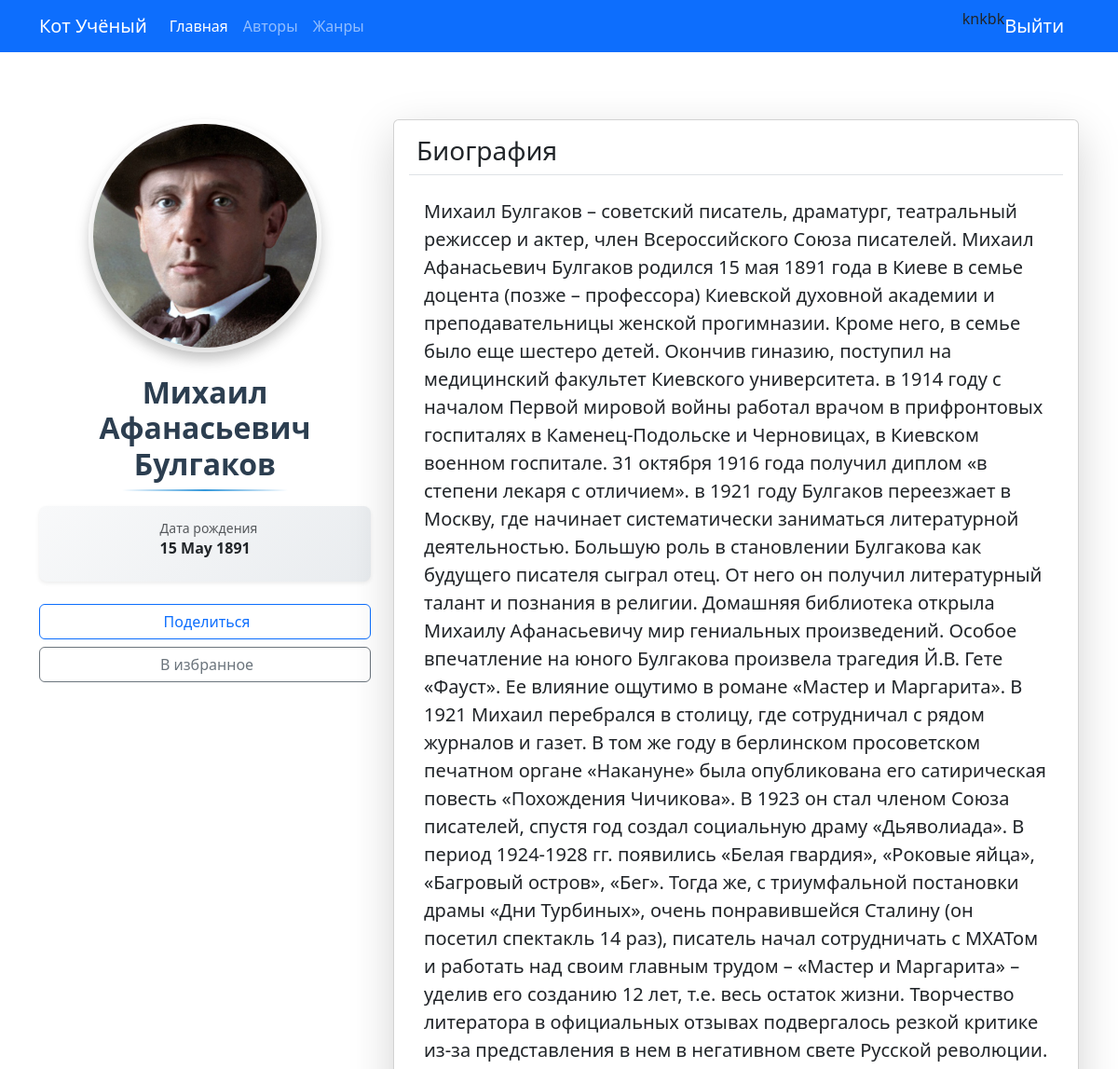
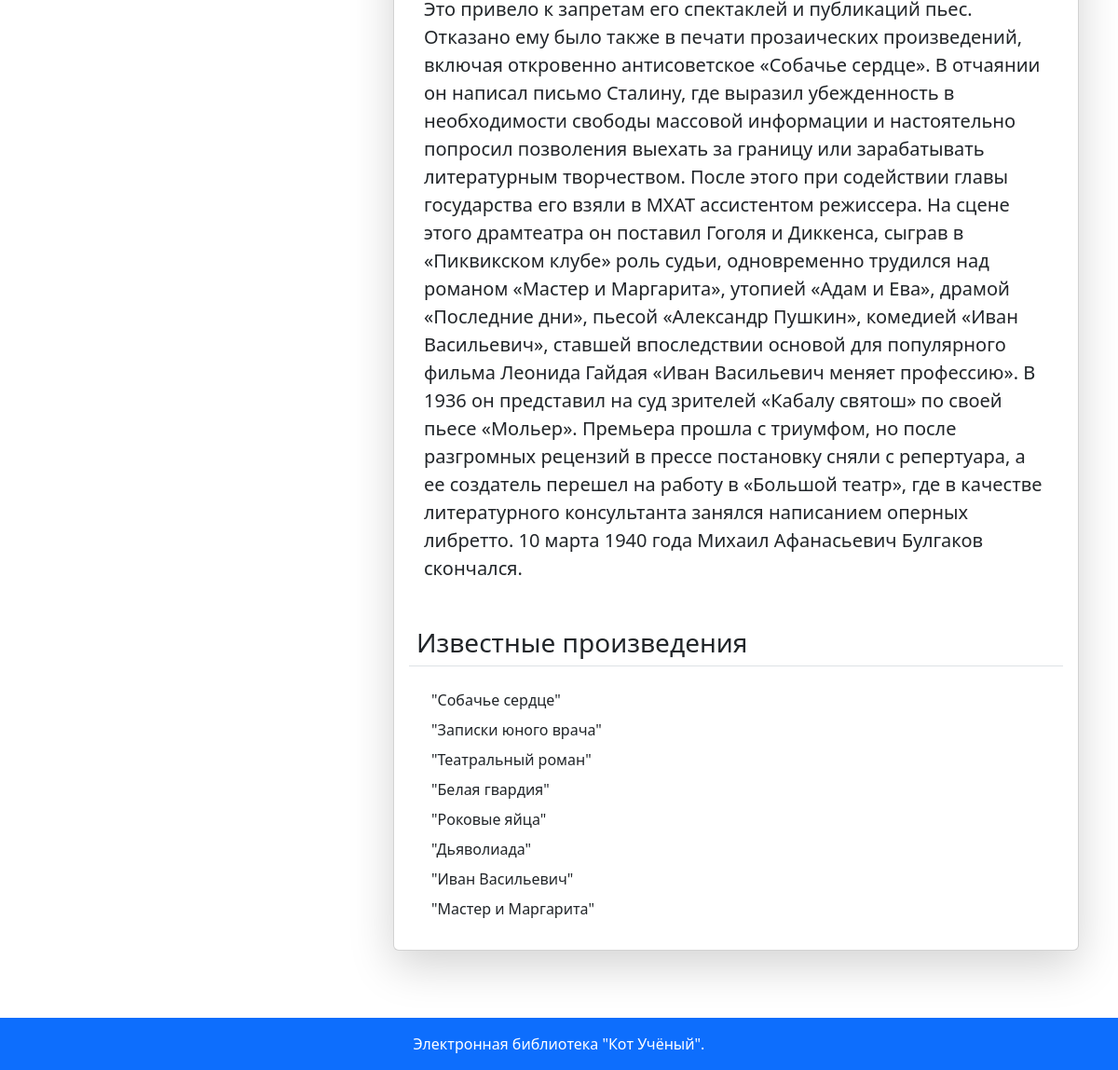
Page /authors/1 (signed in) on the committed database (2 pictures, top to bottom).
### data/users.py (models this page shows, shortened)
class User(SqlAlchemyBase, UserMixin):
    __tablename__ = 'users'
    id = sqlalchemy.Column(sqlalchemy.Integer,
                           primary_key=True, autoincrement=True)
    username = sqlalchemy.Column(sqlalchemy.String, nullable=True)
    password_hash = sqlalchemy.Column(sqlalchemy.String, nullable=True)
    created_at = sqlalchemy.Column(sqlalchemy.DateTime,
                                     default=datetime.datetime.now)
    books_progresses = orm.relationship("Book_progress", back_populates='user')

### data/authors.py (models this page shows, shortened)
class Authors(SqlAlchemyBase):
    __tablename__ = 'authors'
    author_id = sqlalchemy.Column(sqlalchemy.Integer,
                           primary_key=True, autoincrement=True)
    fullname = sqlalchemy.Column(sqlalchemy.String, nullable=False)
    birthday = sqlalchemy.Column(sqlalchemy.Date, nullable=False)
    portrait = sqlalchemy.Column(sqlalchemy.String, nullable=False)
    short_biography = sqlalchemy.Column(sqlalchemy.String, nullable=False)
    some_compositions = sqlalchemy.Column(sqlalchemy.String, nullable=False)
    books = orm.relationship("Books", back_populates='author')

### main.py (the view)
@app.route('/authors/<int:author_id>', methods=['GET'])
@login_required
def author_page(author_id):
    db_sess = db_session.create_session()
    author = db_sess.query(Authors).filter(Authors.author_id == author_id).first()
    return render_template("author_page.html", author=author)

### data/db_session.py (called while the page is built)
def create_session() -> Session:
    global __factory
    return __factory()

### main.py (called while the page is built)
@login_manager.user_loader
def load_user(user_id):
    db_sess = db_session.create_session()
    return db_sess.query(User).get(user_id)

### templates/author_page.html (shortened to what this page needs)
{% extends "base.html" %}
{% block content %}
<main class="container py-5">
    <div class="row">
        <div class="col-lg-4 mb-4">
            <div class="author-profile-card text-center">
                <div class="portrait-frame mb-4 mx-auto">
                    <img src="{{ url_for('static', filename='authors/' + author.portrait) }}"
                         class="author-portrait img-fluid rounded-circle shadow"
                         alt="Портрет {{ author.fullname }}">
                </div>
                <h2 class="author-name mb-3">{{ author.fullname }}</h2>
                <div class="author-meta bg-light p-3 rounded-3 shadow-sm mb-4">
                    <div class="d-flex align-items-center justify-content-center mb-2">
                        <div class="text-start">
                            <h6 class="mb-0 text-muted small">Дата рождения</h6>
                            <p class="mb-0 fw-bold">{{ author.birthday.strftime('%d %B %Y') }}</p>
                        </div>
                    </div>
                </div>
                <div class="d-grid gap-2">
                    <button class="btn btn-outline-primary">
                         Поделиться
                    </button>
                    <button class="btn btn-outline-secondary">
                         В избранное
                    </button>
                </div>
            </div>
        </div>
        <div class="col-lg-8">
            <div class="card shadow-lg h-100">
                <div class="card-body">
                    <section class="mb-5">
                        <h3 class="mb-4 border-bottom pb-2">
                            Биография
                        </h3>
                        <div class="px-3">
                            <p class="lead">{{ author.short_biography }}</p>
                        </div>
                    </section>
                    <section>
                        <h3 class="mb-4 border-bottom pb-2">
                            Известные произведения
                        </h3>
                        <div class="px-3">
                            <ul class="list-unstyled">
                                {% for composition in author.some_compositions.split(',') %}
                                <li class="mb-2">
                                    {{ composition.strip() }}
                                </li>
                                {% endfor %}
                            </ul>
                        </div>
                    </section>
                </div>
            </div>
        </div>
    </div>
</main>
{% endblock %}

### templates/base.html (shortened to what this page needs)
<!DOCTYPE html>
<html lang="en">
<head>
    <link href="https://cdn.jsdelivr.net/npm/bootstrap@5.3.6/dist/css/bootstrap.min.css" rel="stylesheet"
>
</head>
<body>
<nav class="navbar navbar-expand-lg navbar-dark bg-primary mb-4">
    <div class="container">
        <a class="navbar-brand" href="#">Кот Учёный</a>
        <div class="collapse navbar-collapse" id="navbarNav">
            <ul class="navbar-nav me-auto">
                <li class="nav-item">
                    <a class="nav-link active" href="/">Главная</a>
                </li>
                <li class="nav-item">
                    <a class="nav-link" href="/allauthors">Авторы</a>
                </li>
                <li class="nav-item">
                    <a class="nav-link" href="/genres">Жанры</a>
                </li>
            </ul>
            {% if current_user.is_authenticated %}
                <p>{{ current_user.username }}</p>
                <a class="navbar-brand" href="/logout">Выйти</a>
            {% else %}
                <div class="d-flex">
                    <a href="/login" class="btn btn-light me-2">Войти</a>
                    <a href="/register" class="btn btn-outline-light">Регистрация</a>
                </div>
            {% endif %}
        </div>
    </div>
</nav>
{% block content %} {% endblock %}
<footer class="bg-primary text-white text-center py-3 mt-4">
    <div class="container">
        <p class="mb-0">Электронная библиотека "Кот Учёный".</p>
    </div>
</footer>
</body>
</html>

### templates/author_page.html (style rules this page uses)
.author-profile-card { position: sticky; top: 20px; }
.portrait-frame { width: 250px; height: 250px; border: 5px solid white; border-radius: 50%; box-shadow: 0 0.5rem 1rem rgba(0, 0, 0, 0.15); }
.author-portrait { width: 100%; height: 100%; object-fit: cover; border-radius: 50%; }
.author-name { font-weight: 600; color: #2c3e50; position: relative; padding-bottom: 10px; }
.author-name:after { content: ''; position: absolute; bottom: 0; left: 25%; right: 25%; height: 2px; background: linear-gradient(to right, transparent, #3498db, transparent); }
.author-meta { background: linear-gradient(135deg, #f8f9fa 0%, #e9ecef 100%); }

### rows in the picture
User: username "knkbk"
Authors: portrait (picture), fullname "Михаил Афанасьевич Булгаков", birthday "15 May 1891", short_biography "Михаил Булгаков – советский писатель, драматург, театральный режиссер и актер, член Всероссийского Союза писателей. Михаил Афанасьевич Булгаков родился 15 мая 1891 года в Киеве в семье доцента (позже – профессора) Киевской духовной академии и преподавательницы женской прогимназии. Кроме него, в семье было еще шестеро детей. Окончив гиназию, поступил на медицинский факультет Киевского университета. в 1914 году с началом Первой мировой войны работал врачом в прифронтовых госпиталях в Каменец-Подольске и Черновицах, в Киевском военном госпитале. 31 октября 1916 года получил диплом «в степени лекаря с отличием». в 1921 году Булгаков переезжает в Москву, где начинает систематически заниматься…"

### other values in the picture
{{ composition.strip() }} "\"Собачье сердце\"" "\"Записки юного врача\"" "\"Театральный роман\"" "\"Белая гвардия\"" "\"Роковые яйца\"" "\"Дьяволиада\"" "\"Иван Васильевич\"" "\"Мастер и Маргарита\""
